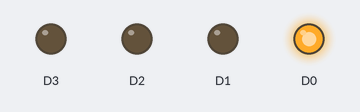
The sketch below on a simulated ESP8266 (NodeMCU). Shown: output pins drawn as LEDs (lit = HIGH).

Above: at 1.0 s.
At 3.0 s:
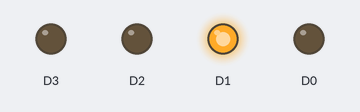
At 5.0 s:
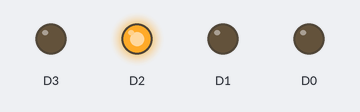
At 7.0 s:
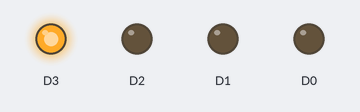
Timing chart, 0 to 10.4 s (numbered marks = the images above):
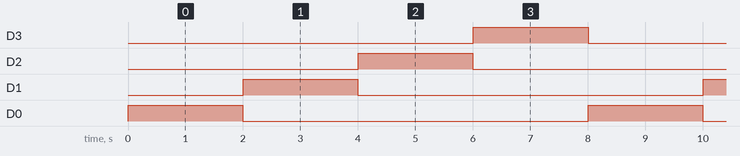

Measured:
- by itself, D3, D2, D1, D0: alternates HIGH for 2.0 s and LOW for 6.0 s
- by itself, everything shown: repeats every 8.0 s, in 4 steps

The sketch:

OptaArduinoTestOutputs.ino
```cpp
const unsigned long duration_ms = 2000;

void setup() {
  // relay outputs
  pinMode(D0, OUTPUT);
  pinMode(D1, OUTPUT);
  pinMode(D2, OUTPUT);
  pinMode(D3, OUTPUT);
}

void lightOneAndDelay(int pinToLight) {
  // turn all off
  digitalWrite(D0, LOW);
  digitalWrite(D1, LOW);
  digitalWrite(D2, LOW);
  digitalWrite(D3, LOW);

  digitalWrite(pinToLight, HIGH);

  delay(duration_ms);
}

// the loop function runs over and over again forever
void loop() {
  lightOneAndDelay(D0);
  lightOneAndDelay(D1);
  lightOneAndDelay(D2);
  lightOneAndDelay(D3);
}
```
